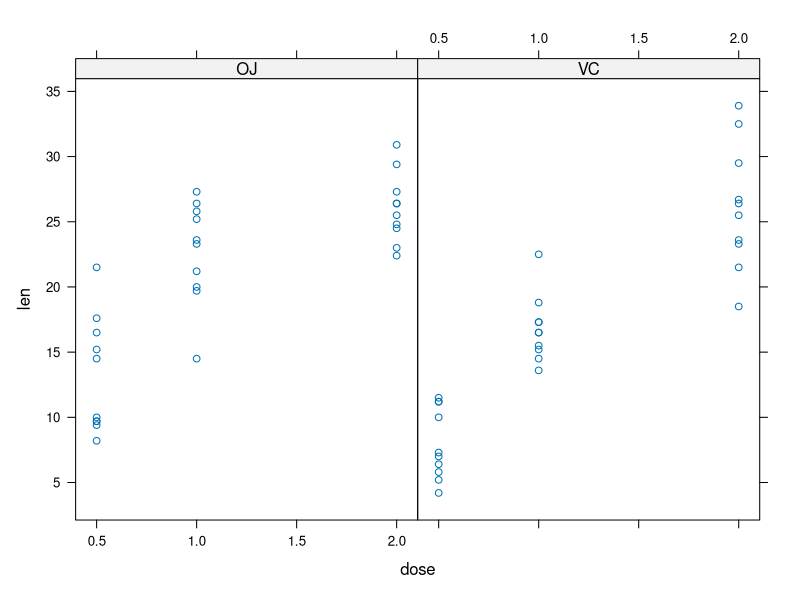
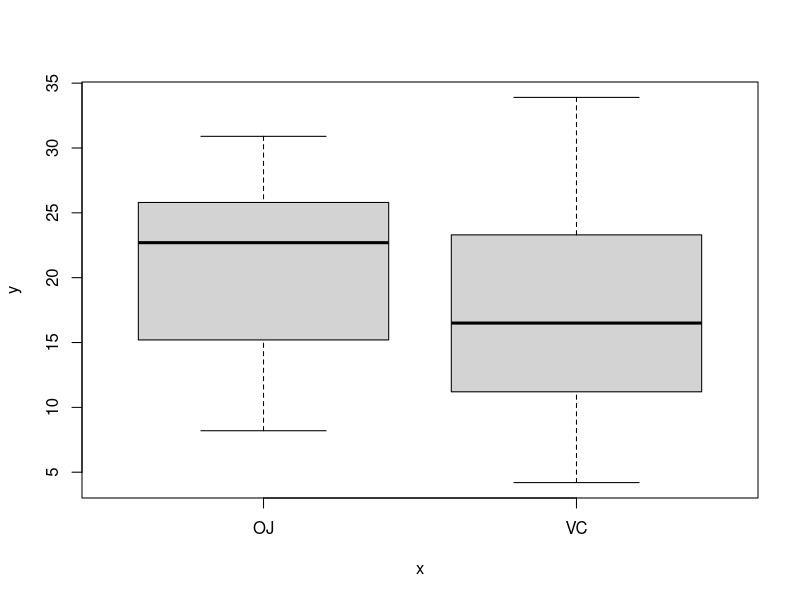

Here is the R script that generated these plots, in order: (Note: this script raises an error after producing the figures.)
## ---- chunk 1
data(ToothGrowth)
head(ToothGrowth)
## ---- chunk 2
summary(ToothGrowth$len)
## ---- chunk 3
require("lattice")
xyplot(len ~ dose | supp, ToothGrowth)
## ---- chunk 4
plot(ToothGrowth$supp, ToothGrowth$len)
## ---- chunk 5
t.test(len ~ supp, paired = FALSE, var.equal = TRUE, data = ToothGrowth)
## ---- chunk 6
x0.5 <- ToothGrowth[ToothGrowth$dose == 0.5,]$len
x1.0 <- ToothGrowth[ToothGrowth$dose == 1.0,]$len
x2.0 <- ToothGrowth[ToothGrowth$dose == 2.0,]$len 
mean(x0.5) + c(-1,1)*qt(.975, length(x0.5) - 1)*sd(x0.5)/sqrt(length(x0.5))
mean(x1.0) + c(-1,1)*qt(.975, length(x1.0) - 1)*sd(x0.5)/sqrt(length(x1.0))
mean(x2.0) + c(-1,1)*qt(.975, length(x2.0) - 1)*sd(x0.5)/sqrt(length(x2.0))
